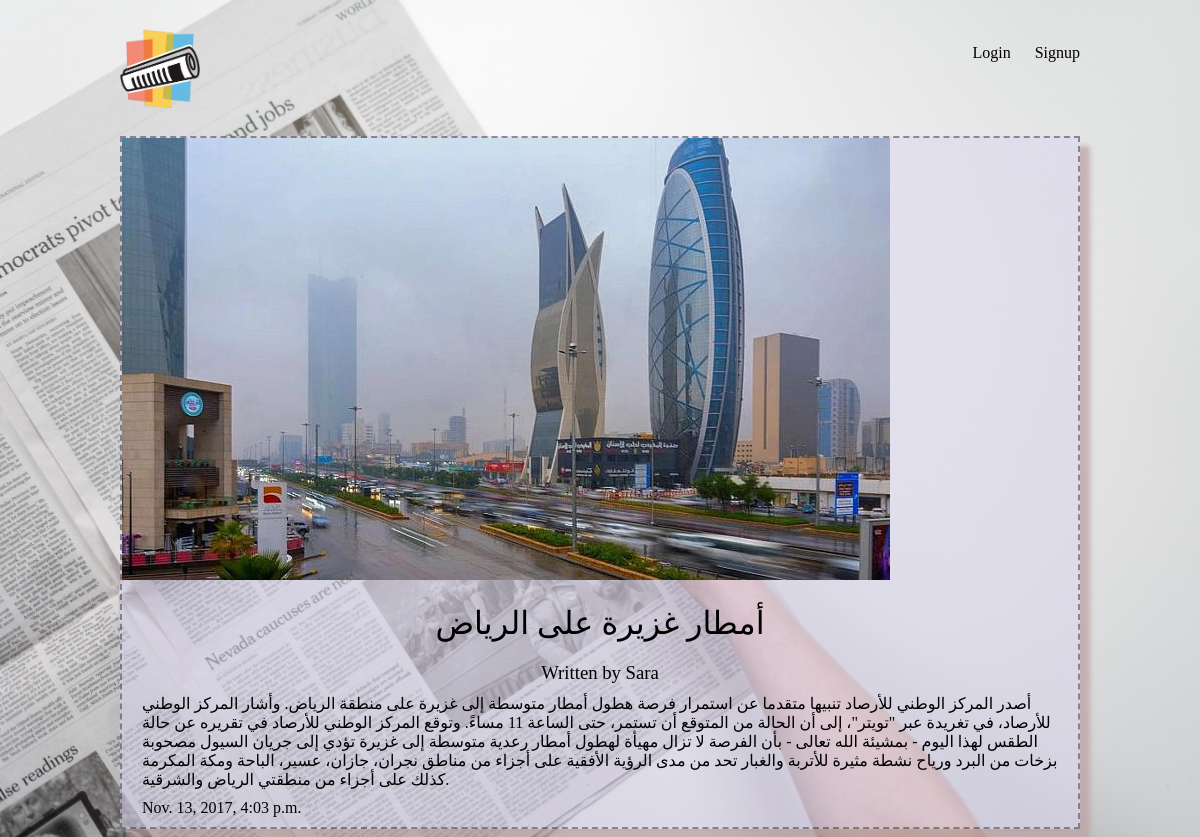
The app's page /articles/Heavy-rain-on-riyadh with its own data.
### articles/models.py (models this page shows, shortened)
class Article(models.Model):
    id = models.AutoField(primary_key=True)
    title = models.CharField(max_length=100)
    slug = models.SlugField()
    body = models.TextField()
    date = models.DateTimeField(auto_now_add=True)
    thumb = models.ImageField(default='default.png', blank=True)
    author = models.ForeignKey(User, default=None, on_delete = models.CASCADE)

### articles/views.py (the view)
# urls.py: path('<slug>', views.article_detail, name="detail"),
def article_detail(request, slug):
    article = Article.objects.get(slug=slug)
    return render(request, 'articles/article_detail.html', { 'article': article })

### articles/templates/articles/article_detail.html
{% extends 'base_layout.html' %}
{% block content %}
<div class="article-detail">
    <div class="article">
        <img src="{{ article.thumb.url }}" />
        <h2>{{ article.title }}</h2>
        <h3>Written by {{ article.author.username }}</h3>
        <p>{{ article.body }}</p>
        <p>{{ article.date }}</p>
    </div>
</div>
{% endblock %}

### assets/styles.css (style rules this page uses)
body { background-color: #0f121f; background-image: url(/static/background.jpg); background-repeat: no-repeat; background-size: cover; color: #000000; }
body * { font-family: Ubuntu; }
h1, h2, h3, h4, h5 { font-weight: normal; margin: 0; }
.article { padding: 10px; position: relative; padding-bottom: 40px; border: 2px dashed rgba(38,35,35,0.46); -moz-box-shadow: 10px 10px 5px 0px rgba(189,162,162,0.75); -webkit-box-shadow: 10px 10px 5px 0px rgba(189,162,162,0.75); box-shadow: 10px 10px 5px 0px rgba(189,162,162,0.75); background-color: rgba(220, 216, 240, 0.548); }
.article h2 { font-size: 1.2em; }
.article-detail .article { padding: 0; }
.article-detail .article img { max-width: 100%; }
.article-detail .article h2 { text-align: center; margin: 20px auto; font-size: 2em }
.article-detail .article h3 { text-align: center; }
.article-detail .article p { margin: 10px 20px }

### records on screen
Article: thumb (picture), title "أمطار غزيرة على الرياض", author.username "Sara", body "أصدر المركز الوطني للأرصاد تنبيها متقدما عن استمرار فرصة هطول أمطار متوسطة إلى غزيرة على منطقة الرياض. وأشار المركز الوطني للأرصاد، في تغريدة عبر \"تويتر\"، إلى أن الحالة من المتوقع أن تستمر، حتى الساعة 11 مساءً. وتوقع المركز الوطني للأرصاد في تقريره عن حالة الطقس لهذا اليوم - بمشيئة الله تعالى - بأن الفرصة لا تزال مهيأة لهطول أمطار رعدية متوسطة إلى غزيرة تؤدي إلى جريان السيول مصحوبة بزخات من البرد ورياح نشطة مثيرة للأتربة والغبار تحد من مدى الرؤية الأفقية على أجزاء من مناطق نجران، جازان، عسير، الباحة ومكة المكرمة كذلك على أجزاء من منطقتي الرياض والشرقية.", date "Nov. 13, 2017, 4:03 p.m."
